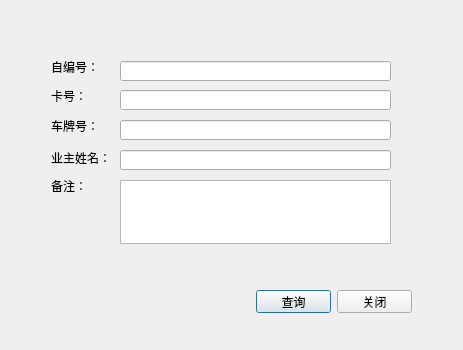
<?xml version="1.0" encoding="UTF-8"?>
<ui version="4.0">
 <class>CDlgPassDetail</class>
 <widget class="QDialog" name="CDlgPassDetail">
  <property name="geometry">
   <rect>
    <x>0</x>
    <y>0</y>
    <width>463</width>
    <height>350</height>
   </rect>
  </property>
  <property name="windowTitle">
   <string>Dialog</string>
  </property>
  <property name="autoFillBackground">
   <bool>false</bool>
  </property>
  <property name="styleSheet">
   <string notr="true">background-image: url(D:/WinParkUI/debug/Image/NewIcon/CommonBG-normal.jpg);
background-repeat: no-repeat;</string>
  </property>
  <widget class="QLabel" name="lblTitle">
   <property name="geometry">
    <rect>
     <x>20</x>
     <y>5</y>
     <width>141</width>
     <height>21</height>
    </rect>
   </property>
   <property name="styleSheet">
    <string notr="true">background-image:url(none);</string>
   </property>
   <property name="text">
    <string/>
   </property>
  </widget>
  <widget class="QLabel" name="label">
   <property name="geometry">
    <rect>
     <x>51</x>
     <y>61</y>
     <width>54</width>
     <height>12</height>
    </rect>
   </property>
   <property name="styleSheet">
    <string notr="true">background-image:url(none);</string>
   </property>
   <property name="text">
    <string>自编号：</string>
   </property>
  </widget>
  <widget class="QLabel" name="label_2">
   <property name="geometry">
    <rect>
     <x>51</x>
     <y>90</y>
     <width>54</width>
     <height>12</height>
    </rect>
   </property>
   <property name="styleSheet">
    <string notr="true">background-image:url(none);</string>
   </property>
   <property name="text">
    <string>卡号：</string>
   </property>
  </widget>
  <widget class="QLabel" name="label_3">
   <property name="geometry">
    <rect>
     <x>51</x>
     <y>120</y>
     <width>54</width>
     <height>12</height>
    </rect>
   </property>
   <property name="styleSheet">
    <string notr="true">background-image:url(none);</string>
   </property>
   <property name="text">
    <string>车牌号：</string>
   </property>
  </widget>
  <widget class="QLabel" name="label_4">
   <property name="geometry">
    <rect>
     <x>51</x>
     <y>150</y>
     <width>61</width>
     <height>16</height>
    </rect>
   </property>
   <property name="styleSheet">
    <string notr="true">background-image:url(none);</string>
   </property>
   <property name="text">
    <string>业主姓名：</string>
   </property>
  </widget>
  <widget class="QLabel" name="label_5">
   <property name="geometry">
    <rect>
     <x>51</x>
     <y>180</y>
     <width>54</width>
     <height>12</height>
    </rect>
   </property>
   <property name="styleSheet">
    <string notr="true">background-image:url(none);</string>
   </property>
   <property name="text">
    <string>备注：</string>
   </property>
  </widget>
  <widget class="QPlainTextEdit" name="plainTextEdit">
   <property name="geometry">
    <rect>
     <x>120</x>
     <y>180</y>
     <width>271</width>
     <height>64</height>
    </rect>
   </property>
   <property name="styleSheet">
    <string notr="true">background-image:url(none);</string>
   </property>
   <property name="readOnly">
    <bool>true</bool>
   </property>
  </widget>
  <widget class="QLineEdit" name="lineEdit">
   <property name="geometry">
    <rect>
     <x>120</x>
     <y>61</y>
     <width>271</width>
     <height>20</height>
    </rect>
   </property>
   <property name="styleSheet">
    <string notr="true">background-image:url(none);</string>
   </property>
  </widget>
  <widget class="QLineEdit" name="lineEdit_2">
   <property name="geometry">
    <rect>
     <x>120</x>
     <y>90</y>
     <width>271</width>
     <height>20</height>
    </rect>
   </property>
   <property name="styleSheet">
    <string notr="true">background-image:url(none);</string>
   </property>
  </widget>
  <widget class="QLineEdit" name="lineEdit_3">
   <property name="geometry">
    <rect>
     <x>120</x>
     <y>120</y>
     <width>271</width>
     <height>20</height>
    </rect>
   </property>
   <property name="styleSheet">
    <string notr="true">background-image:url(none);</string>
   </property>
  </widget>
  <widget class="QLineEdit" name="lineEdit_4">
   <property name="geometry">
    <rect>
     <x>120</x>
     <y>150</y>
     <width>271</width>
     <height>20</height>
    </rect>
   </property>
   <property name="styleSheet">
    <string notr="true">background-image:url(none);</string>
   </property>
  </widget>
  <widget class="QPushButton" name="btnQuery">
   <property name="geometry">
    <rect>
     <x>256</x>
     <y>290</y>
     <width>75</width>
     <height>23</height>
    </rect>
   </property>
   <property name="styleSheet">
    <string notr="true">background-image:url(none);</string>
   </property>
   <property name="text">
    <string>查询</string>
   </property>
  </widget>
  <widget class="QPushButton" name="btnClose">
   <property name="geometry">
    <rect>
     <x>337</x>
     <y>290</y>
     <width>75</width>
     <height>23</height>
    </rect>
   </property>
   <property name="styleSheet">
    <string notr="true">background-image:url(none);</string>
   </property>
   <property name="text">
    <string>关闭</string>
   </property>
  </widget>
  <widget class="QLabel" name="lblClose">
   <property name="geometry">
    <rect>
     <x>423</x>
     <y>6</y>
     <width>30</width>
     <height>15</height>
    </rect>
   </property>
   <property name="text">
    <string/>
   </property>
  </widget>
 </widget>
 <resources/>
 <connections/>
</ui>
